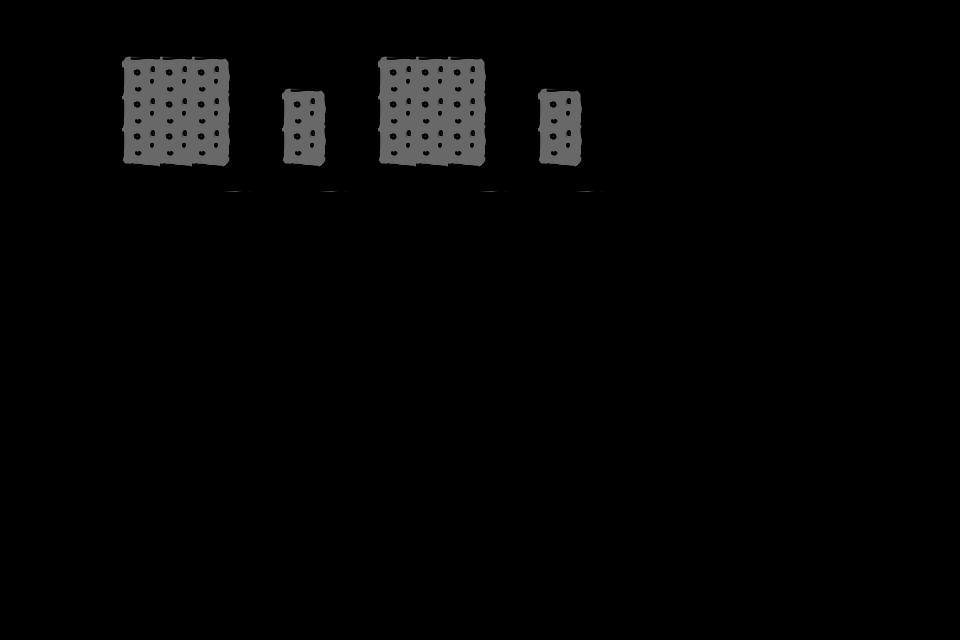

Tiled map render using the project's own tile images. Description and the whole map definition, tile-layer contents included, below:
An orthogonal 30x20 tile map with 32x32 px tiles, 1 tile layer (floor) and 13 objects.

<map version="1.10" tiledversion="1.11.2" orientation="orthogonal" renderorder="right-down" width="30" height="20" tilewidth="32" tileheight="32" infinite="0" nextlayerid="5" nextobjectid="41">
 <tileset firstgid="1" source="tileset.tsx" />
 <layer id="1" name="floor" width="30" height="20">
  <data encoding="csv">
0,0,0,0,0,0,0,0,0,0,0,0,0,0,0,0,0,0,0,0,0,0,0,0,0,0,0,0,0,0,
0,0,0,1,2,2,2,3,0,0,0,1,2,2,2,3,0,0,0,0,0,0,0,0,0,0,0,0,0,0,
0,0,0,17,18,18,18,19,1,2,3,17,18,18,18,19,1,2,3,0,0,0,0,0,0,0,0,0,0,0,
0,0,0,17,18,18,18,19,17,18,19,17,18,18,18,19,17,18,19,0,0,0,0,0,0,0,0,0,0,0,
0,0,0,17,18,18,18,19,17,18,19,17,18,18,18,19,17,18,19,0,0,0,0,0,0,0,0,0,0,0,
0,0,0,33,34,34,34,35,33,34,35,33,34,34,34,35,33,34,35,0,0,0,0,0,0,0,0,0,0,0,
0,0,0,0,0,0,0,0,0,0,0,0,0,0,0,0,0,0,0,0,0,0,0,0,0,0,0,0,0,0,
0,0,0,0,0,0,0,0,0,0,0,0,0,0,0,0,0,0,0,0,0,0,0,0,0,0,0,0,0,0,
0,0,0,0,0,0,0,0,0,0,0,0,0,0,0,0,0,0,0,0,0,0,0,0,0,0,0,0,0,0,
0,0,0,0,0,0,0,0,0,0,0,0,0,0,0,0,0,0,0,0,0,0,0,0,0,0,0,0,0,0,
0,0,0,0,0,0,0,0,0,0,0,0,0,0,0,0,0,0,0,0,0,0,0,0,0,0,0,0,0,0,
0,0,0,0,0,0,0,0,0,0,0,0,0,0,0,0,0,0,0,0,0,0,0,0,0,0,0,0,0,0,
0,0,0,0,0,0,0,0,0,0,0,0,0,0,0,0,0,0,0,0,0,0,0,0,0,0,0,0,0,0,
0,0,0,0,0,0,0,0,0,0,0,0,0,0,0,0,0,0,0,0,0,0,0,0,0,0,0,0,0,0,
0,0,0,0,0,0,0,0,0,0,0,0,0,0,0,0,0,0,0,0,0,0,0,0,0,0,0,0,0,0,
0,0,0,0,0,0,0,0,0,0,0,0,0,0,0,0,0,0,0,0,0,0,0,0,0,0,0,0,0,0,
0,0,0,0,0,0,0,0,0,0,0,0,0,0,0,0,0,0,0,0,0,0,0,0,0,0,0,0,0,0,
0,0,0,0,0,0,0,0,0,0,0,0,0,0,0,0,0,0,0,0,0,0,0,0,0,0,0,0,0,0,
0,0,0,0,0,0,0,0,0,0,0,0,0,0,0,0,0,0,0,0,0,0,0,0,0,0,0,0,0,0,
0,0,0,0,0,0,0,0,0,0,0,0,0,0,0,0,0,0,0,0,0,0,0,0,0,0,0,0,0,0
</data>
 </layer>
 <objectgroup id="4" name="objects">
  <object id="2" gid="4" x="160" y="160" width="32" height="32">
   <properties>
    <property name="color" type="color" value="#ff0000ff" />
    <property name="locked" type="bool" value="false" />
   </properties>
  </object>
  <object id="9" gid="4" x="160" y="128" width="32" height="32">
   <properties>
    <property name="color" type="color" value="#ffff0000" />
    <property name="locked" type="bool" value="false" />
   </properties>
  </object>
  <object id="37" gid="4" x="416" y="128" width="32" height="32">
   <properties>
    <property name="color" type="color" value="#ffff0000" />
    <property name="locked" type="bool" value="false" />
   </properties>
  </object>
  <object id="12" gid="4" x="160" y="96" width="32" height="32">
   <properties>
    <property name="color" type="color" value="#ff00ff00" />
    <property name="locked" type="bool" value="false" />
   </properties>
  </object>
  <object id="36" gid="4" x="416" y="96" width="32" height="32">
   <properties>
    <property name="color" type="color" value="#ff00ff00" />
    <property name="locked" type="bool" value="false" />
   </properties>
  </object>
  <object id="4" gid="5" x="288" y="128" width="32" height="32">
   <properties>
    <property name="color" type="color" value="#ff00b4b4" />
    <property name="locked" type="bool" value="false" />
   </properties>
  </object>
  <object id="39" gid="5" x="544" y="128" width="32" height="32">
   <properties>
    <property name="color" type="color" value="#ff00ff00" />
    <property name="locked" type="bool" value="false" />
   </properties>
  </object>
  <object id="40" gid="5" x="544" y="160" width="32" height="32">
   <properties>
    <property name="color" type="color" value="#ffff0000" />
    <property name="locked" type="bool" value="false" />
   </properties>
  </object>
  <object id="27" gid="5" x="288" y="160" width="32" height="32">
   <properties>
    <property name="color" type="color" value="#ff0000ff" />
    <property name="locked" type="bool" value="false" />
   </properties>
  </object>
  <object id="8" gid="6" x="128" y="128" width="32" height="32">
   <properties>
    <property name="locked" type="bool" value="false" />
   </properties>
  </object>
  <object id="35" gid="6" x="384" y="128" width="32" height="32">
   <properties>
    <property name="locked" type="bool" value="false" />
   </properties>
  </object>
  <object id="30" gid="7" x="192" y="96" width="32" height="32">
   <properties>
    <property name="locked" type="bool" value="true" />
   </properties>
  </object>
  <object id="34" gid="7" x="448" y="96" width="32" height="32">
   <properties>
    <property name="locked" type="bool" value="true" />
   </properties>
  </object>
 </objectgroup>
</map>